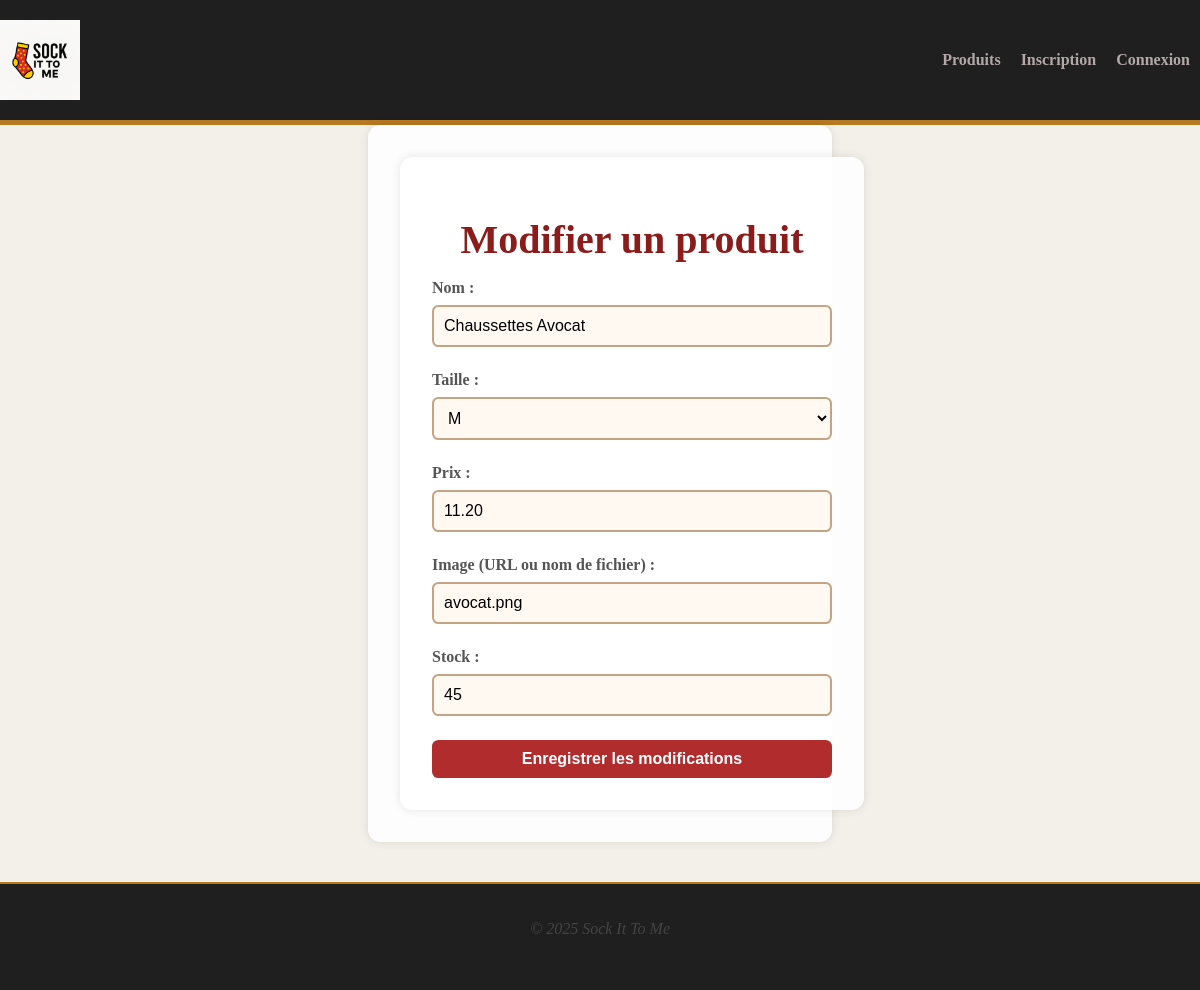
The app's page /admin/admin_modifier_produit.php?id=1 with its own data.
### tables this page shows
CREATE TABLE IF NOT EXISTS `produits` (
  `id` int NOT NULL AUTO_INCREMENT,
  `nom` varchar(100) DEFAULT NULL,
  `taille` enum('S','M','L','XL') DEFAULT NULL,
  `prix` decimal(10,2) DEFAULT NULL,
  `image` varchar(255) DEFAULT NULL,
  `stock` int NOT NULL DEFAULT '0',
  PRIMARY KEY (`id`)
);

### admin/admin_modifier_produit.php (the view, shortened to what this page needs)
<?php
include '../includes/header.php';
global $pdo;
$id = $_GET['id'] ?? null;
$stmt = $pdo->prepare("SELECT * FROM produits WHERE id = :id");
$stmt->execute([':id' => $id]);
$produit = $stmt->fetch();
?>
<head>
    <link rel="stylesheet" href="../css/ams.css">
</head>
<main>
    <h1>Modifier un produit</h1>
    <form method="post">
        <label>Nom :</label>
        <input type="text" name="nom" value="<?= htmlspecialchars($produit['nom']) ?>" required>
        <label>Taille :</label>
        <select name="taille" required>
            <?php
            $tailles = ['S', 'M', 'L', 'XL'];
            foreach ($tailles as $taille_option) {
                $selected = ($produit['taille'] === $taille_option) ? 'selected' : '';
                echo "<option value=\"$taille_option\" $selected>$taille_option</option>";
            }
            ?>
        </select>
        <label>Prix :</label>
        <input type="number" step="0.01" name="prix" value="<?= htmlspecialchars($produit['prix']) ?>" required>
        <label>Image (URL ou nom de fichier) :</label>
        <input type="text" name="image" value="<?= htmlspecialchars($produit['image']) ?>" required>
        <label>Stock :</label>
        <input type="number" name="stock" value="<?= htmlspecialchars($produit['stock']) ?>" required>
        <button type="submit">Enregistrer les modifications</button>
    </form>
</main>
<?php include '../includes/footer.php'; ?>

### css/global.css (style rules this page uses)
body { margin: 0; padding: 0; background-color: #f3f0ea; color: #2c2c2c; font-family: 'Noto Serif JP', serif; }
button { background-color: #b7791f; color: #fff; border: none; padding: 10px 15px; font-weight: bold; cursor: pointer; border-radius: 5px; }

### css/ams.css (style rules this page uses)
main { background: rgba(255, 255, 255, 0.9); padding: 2rem; border-radius: 0.8rem; box-shadow: 0 0 10px rgba(0, 0, 0, 0.1); width: 100%; max-width: 400px; margin: 0 auto; }
h1 { font-size: 2.5rem; text-align: center; margin-bottom: 1rem; color: #8b1c1c; }
form { display: flex; flex-direction: column; }
label { margin-bottom: 0.5rem; font-weight: bold; color: #555; }
input, select { padding: 10px; margin-bottom: 1.5rem; border: 2px solid #c4a484; border-radius: 0.4rem; font-size: 1rem; background-color: #fff9f2; }
button { padding: 10px; background-color: #b12d2d; border: none; border-radius: 0.4rem; color: white; font-size: 1rem; cursor: pointer; transition: background-color 0.3s; }

### records on screen
produits: nom "Chaussettes Avocat", prix "11.20", image "avocat.png", stock "45"

### other values on screen
form field taille "M"
